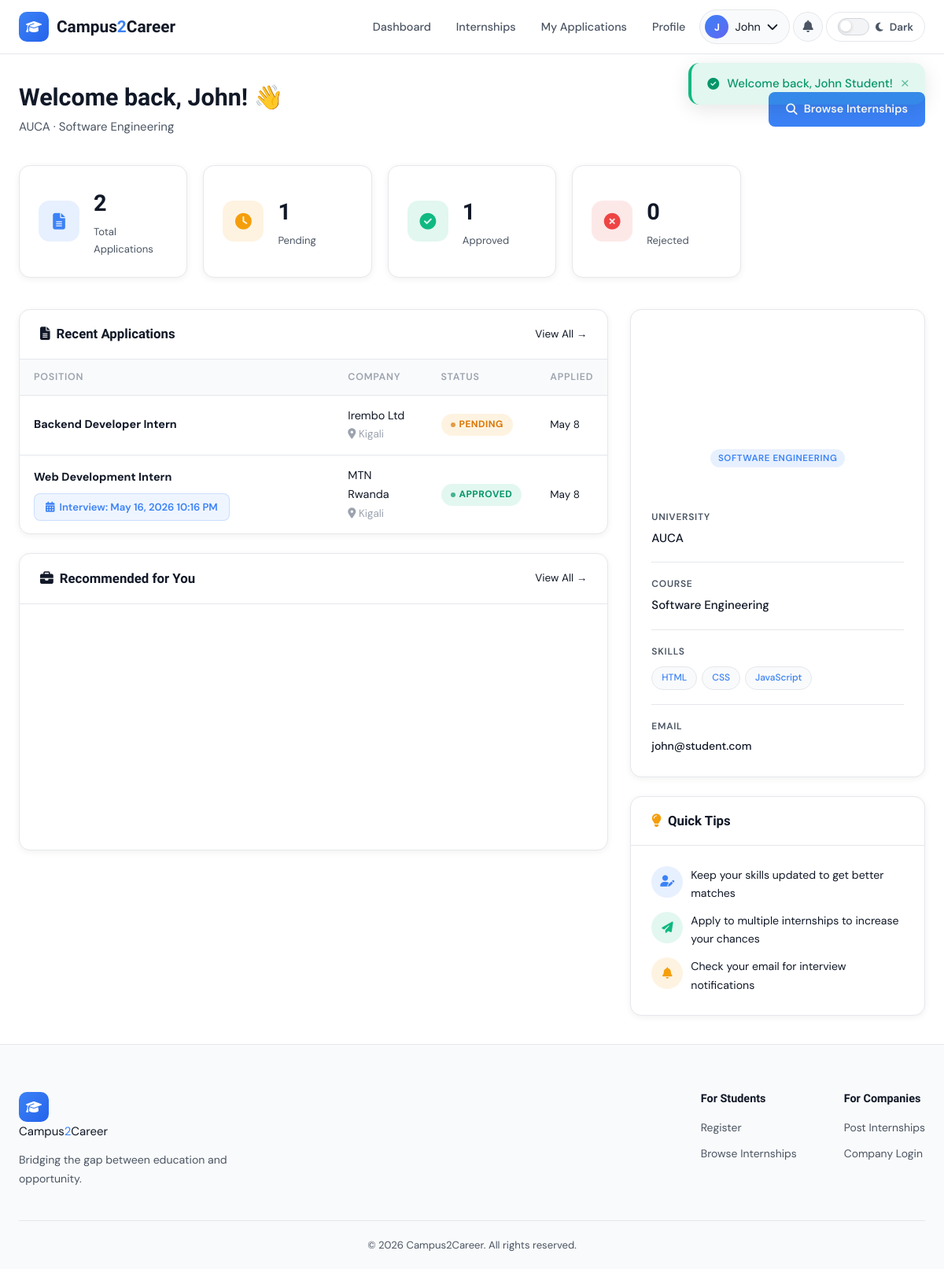
/views/student/dashboard.php (signed in), run on the app's committed database.
### tables this page shows
CREATE TABLE `students` (
  `student_id` int(11) NOT NULL,
  `user_id` int(11) DEFAULT NULL,
  `university` varchar(100) DEFAULT NULL,
  `course` varchar(100) DEFAULT NULL,
  `skills` text DEFAULT NULL,
  `cv_file` varchar(255) DEFAULT NULL
);

CREATE TABLE `users` (
  `user_id` int(11) NOT NULL,
  `name` varchar(100) NOT NULL,
  `email` varchar(100) NOT NULL,
  `password` varchar(255) NOT NULL,
  `role` enum('student','company','admin') NOT NULL,
  `created_at` timestamp NOT NULL DEFAULT current_timestamp(),
  `account_status` enum('active','disabled') DEFAULT 'active'
);

CREATE TABLE `applications` (
  `application_id` int(11) NOT NULL,
  `student_id` int(11) DEFAULT NULL,
  `internship_id` int(11) DEFAULT NULL,
  `status` enum('pending','approved','rejected') DEFAULT 'pending',
  `interview_date` datetime DEFAULT NULL,
  `interview_location` varchar(255) DEFAULT NULL,
  `interview_notes` text DEFAULT NULL,
  `applied_at` timestamp NOT NULL DEFAULT current_timestamp()
);

CREATE TABLE `internships` (
  `internship_id` int(11) NOT NULL,
  `company_id` int(11) DEFAULT NULL,
  `title` varchar(150) NOT NULL,
  `description` longtext DEFAULT NULL,
  `responsibilities` longtext DEFAULT NULL,
  `expectations` longtext DEFAULT NULL,
  `internship_location` varchar(160) DEFAULT NULL,
  `requirements` longtext DEFAULT NULL,
  `created_at` timestamp NOT NULL DEFAULT current_timestamp()
);

CREATE TABLE `companies` (
  `company_id` int(11) NOT NULL,
  `user_id` int(11) DEFAULT NULL,
  `company_name` varchar(100) DEFAULT NULL,
  `location` varchar(100) DEFAULT NULL,
  `description` longtext DEFAULT NULL,
  `website` varchar(255) DEFAULT NULL
);

### views/student/dashboard.php (the view, shortened to what the rows shown need)
<?php
require_once '../../includes/auth.php';
$pdo        = getDBConnection();
$student_id = $_SESSION['role_id'];
$user_id    = $_SESSION['user_id'];
$profile = $pdo->prepare("
    SELECT u.name, u.email, s.university, s.course, s.skills, s.student_id
    FROM users u JOIN students s ON s.user_id = u.user_id
    WHERE u.user_id = ?
");
$profile->execute([$user_id]);
$student = $profile->fetch();
$stats = [
    'total'    => $pdo->prepare("SELECT COUNT(*) FROM applications WHERE student_id = ?"),
    'pending'  => $pdo->prepare("SELECT COUNT(*) FROM applications WHERE student_id = ? AND status='pending'"),
    'approved' => $pdo->prepare("SELECT COUNT(*) FROM applications WHERE student_id = ? AND status='approved'"),
    'rejected' => $pdo->prepare("SELECT COUNT(*) FROM applications WHERE student_id = ? AND status='rejected'"),
];
foreach ($stats as $key => $s) { $s->execute([$student_id]); $stats[$key] = $s->fetchColumn(); }
$apps = $pdo->prepare("
    SELECT a.*, i.title, i.requirements, c.company_name, c.location
    FROM applications a
    JOIN internships i ON i.internship_id = a.internship_id
    JOIN companies c ON c.company_id = i.company_id
    WHERE a.student_id = ?
    ORDER BY a.applied_at DESC LIMIT 5
");
$apps->execute([$student_id]);
$recentApps = $apps->fetchAll();
require_once '../../includes/header.php';
?>
<div class="dashboard-page">
<div class="dashboard-container">
    <div class="dashboard-header">
        <div class="d-flex justify-between align-center" style="flex-wrap:wrap; gap:12px;">
            <div>
                <h1>Welcome back, <?= htmlspecialchars(explode(' ', $student['name'])[0]) ?>! 👋</h1>
                <p><?= htmlspecialchars($student['university']) ?> · <?= htmlspecialchars($student['course']) ?></p>
            </div>
        </div>
    </div>
    <div class="stats-grid">
        <div class="stat-card">
            <div class="stat-info">
                <div class="stat-value" data-counter="<?= $stats['pending'] ?>"><?= $stats['pending'] ?></div>
                <div class="stat-label">Pending</div>
            </div>
        </div>
        <div class="stat-card">
            <div class="stat-info">
                <div class="stat-value" data-counter="<?= $stats['approved'] ?>"><?= $stats['approved'] ?></div>
                <div class="stat-label">Approved</div>
            </div>
        </div>
    </div>
    <div class="page-grid wide">
        <div>
            <div class="content-card">
                <div class="content-card-body" style="padding:0;">
                    <?php if (empty($recentApps)): ?>
                    <div class="empty-state">
                        <i class="fas fa-file-alt"></i>
                        <h3>No applications yet</h3>
                        <p>Start browsing and apply for internships!</p>
                        <a href="internships.php" class="btn btn-blue mt-16">Browse Internships</a>
                    </div>
                    <?php else: ?>
                    <div class="table-wrapper">
                    <table class="table">
                        <thead>
                            <tr>
                                <th>Position</th>
                                <th>Company</th>
                                <th>Status</th>
                                <th>Applied</th>
                            </tr>
                        </thead>
                        <tbody>
                        <?php foreach ($recentApps as $app): ?>
                        <tr>
                            <td>
                                <strong><?= htmlspecialchars($app['title']) ?></strong>
                                <?php if ($app['interview_date']): ?>
                                <div class="interview-badge mt-8">
                                    <i class="fas fa-calendar-alt"></i>
                                    Interview: <?= date('M j, Y g:i A', strtotime($app['interview_date'])) ?>
                                </div>
                                <?php endif; ?>
                            </td>
                            <td>
                                <?= htmlspecialchars($app['company_name']) ?><br>
                                <span class="text-muted text-small"><i class="fas fa-map-marker-alt"></i> <?= htmlspecialchars($app['location']) ?></span>
                            </td>
                            <td><span class="badge badge-<?= $app['status'] ?>"><?= ucfirst($app['status']) ?></span></td>
                            <td class="text-muted text-small"><?= date('M j', strtotime($app['applied_at'])) ?></td>
                        </tr>
                        <?php endforeach; ?>
                        </tbody>
                    </table>
                    </div>
                    <?php endif; ?>
                </div>
            </div>
        </div>
        <div>
            <div class="content-card">
                <div style="background:linear-gradient(135deg,var(--c-navy),var(--c-blue));padding:28px;text-align:center;color:white;">
                    <div style="margin-top:8px;"><span class="role-badge role-student"><?= htmlspecialchars($student['course'] ?: 'Student') ?></span></div>
                </div>
                <div class="content-card-body">
                    <div style="display:flex; flex-direction:column; gap:14px;">
                        <div>
                            <div style="font-size:0.75rem;text-transform:uppercase;letter-spacing:0.06em;color:var(--c-text-sub);font-weight:600;margin-bottom:4px;">University</div>
                            <div style="font-weight:500;"><?= htmlspecialchars($student['university'] ?: '—') ?></div>
                        </div>
                        <div>
                            <div style="font-size:0.75rem;text-transform:uppercase;letter-spacing:0.06em;color:var(--c-text-sub);font-weight:600;margin-bottom:4px;">Course</div>
                            <div style="font-weight:500;"><?= htmlspecialchars($student['course'] ?: '—') ?></div>
                        </div>
                        <div>
                            <div style="display:flex;flex-wrap:wrap;gap:6px;">
                                <?php foreach (explode(',', $student['skills'] ?: 'No skills listed') as $skill): ?>
                                    <span class="ic-tag"><?= htmlspecialchars(trim($skill)) ?></span>
                                <?php endforeach; ?>
                            </div>
                        </div>
                        <div>
                            <div style="font-size:0.75rem;text-transform:uppercase;letter-spacing:0.06em;color:var(--c-text-sub);font-weight:600;margin-bottom:4px;">Email</div>
                            <div style="font-weight:500;font-size:0.88rem;"><?= htmlspecialchars($student['email']) ?></div>
                        </div>
                    </div>
                </div>
            </div>
        </div>
    </div>
</div>
</div>
<?php require_once '../../includes/footer.php'; ?>

### includes/header.php (shortened to what the rows shown need)
<?php
$currentUser = getCurrentUser();
?>
<!DOCTYPE html>
<html lang="en" id="htmlRoot">
<head>
    <link rel="stylesheet" href="<?= BASE_URL ?>assets/css/style.css">
    <link rel="stylesheet" href="https://cdnjs.cloudflare.com/ajax/libs/font-awesome/6.5.0/css/all.min.css">
</head>
<body>
<nav class="navbar">
    <div class="nav-container">
        <ul class="nav-links" id="navLinks">
            <?php if ($currentUser): ?>
                <li class="nav-user-menu">
                    <button class="nav-user-btn" id="userMenuBtn">
                        <span class="user-avatar"><?= strtoupper(substr($currentUser['name'], 0, 1)) ?></span>
                        <span class="user-name-short"><?= htmlspecialchars(explode(' ', $currentUser['name'])[0]) ?></span>
                        <i class="fas fa-chevron-down"></i>
                    </button>
                </li>
            <?php endif; ?>
        </ul>
    </div>
</nav>
<main class="main-content">

### data on the page
students: user.name "J", user.name "John", university "AUCA", course "Software Engineering", course "SOFTWARE ENGINEERING", skills "HTML", skills "CSS", skills "JavaScript", user.email "john@student.com"
applications: student "1", internship.title "Backend Developer Intern", companies.company_name "Irembo Ltd", companies.location "Kigali", status "PENDING", applied_at "May 8"
applications: internship.title "Web Development Intern", interview_date "May 16, 2026 10:16 PM", companies.company_name "MTN Rwanda", companies.location "Kigali", status "APPROVED", applied_at "May 8"

### other printed values
$flash['message'] "Welcome back, John Student!"
$stats['total'] "2"
$stats['rejected'] "0"
